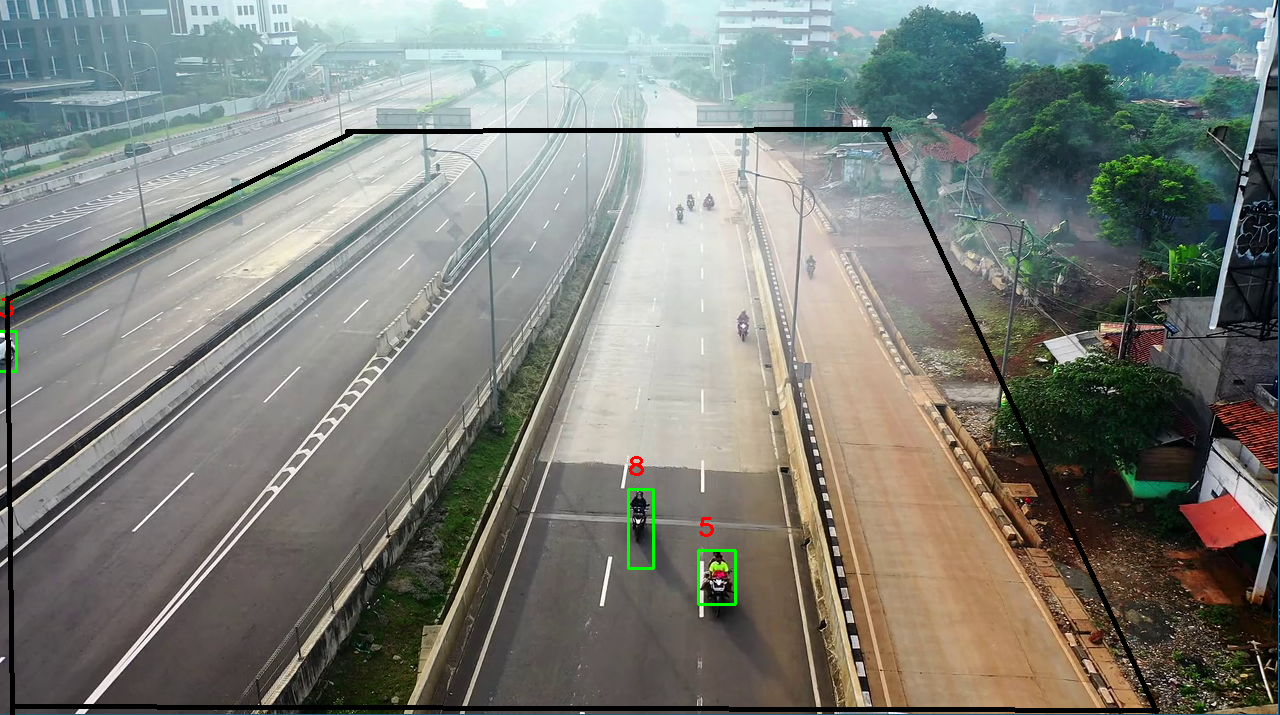
#> input picture pixel.PNG, 1280 x 715 px
$ python cropping.py
#> lines starting #> are read from the running program, lines starting #| are printed output that depends on the picture
import cv2
import numpy as np
points = np.array([[[700,0],[300,0],[136,347],[136,886],[700,116]]])
import numpy as np
import cv2


if __name__ == '__main__':

    img = cv2.imread("pixel.PNG")
#> img is the input picture: shape (715, 1280, 3); mean B, G, R 121.8, 128.1, 125.2

    mask = np.zeros(img.shape[0:2], dtype=np.uint8)
    # points = np.array([[[100,350],[120,400],[310,350],[360,200],[350,20],[25,120]]])
    points = np.array([[[0,700],[0,300],[342,128],[900,128],[1200,700]]])


    #method 1 smooth region
    cv2.drawContours(mask, [points], -1, (255, 255, 255), -1, cv2.LINE_AA)
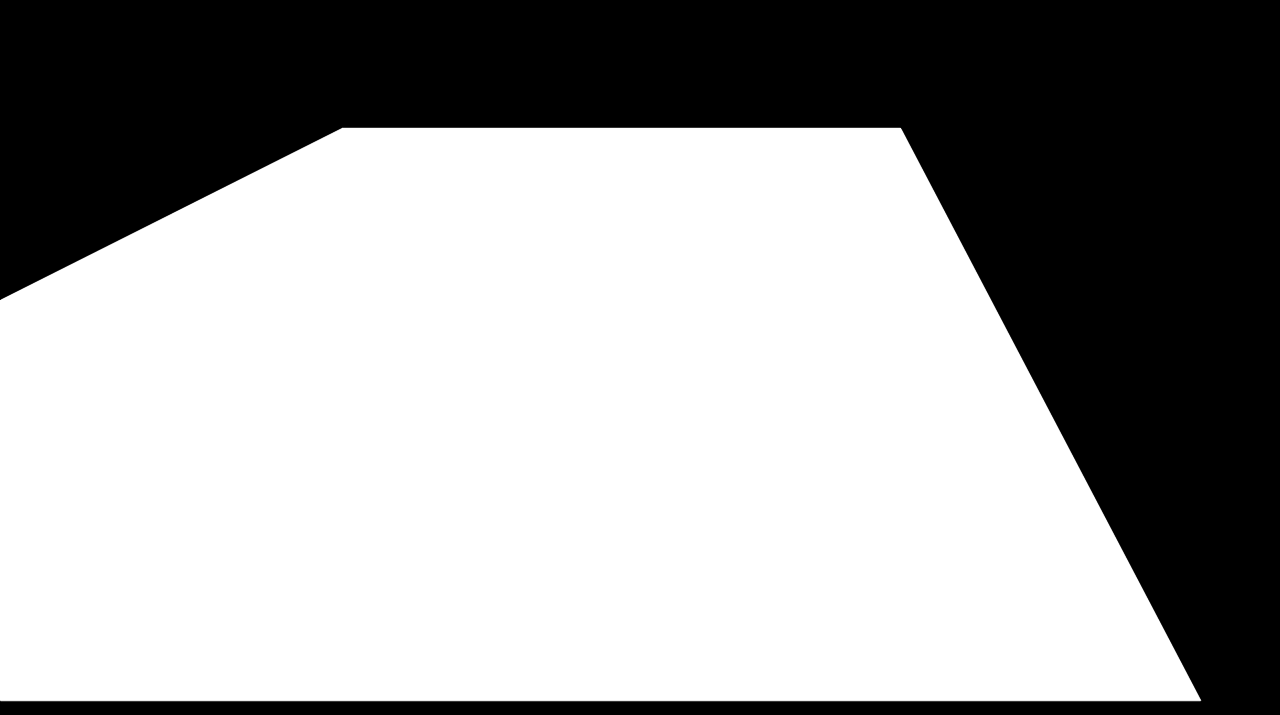
#> mask: shape (715, 1280); min 0, max 255, mean 159.7

    #method 2 not so smooth region
    # cv2.fillPoly(mask, points, (255))

    res = cv2.bitwise_and(img,img,mask = mask)
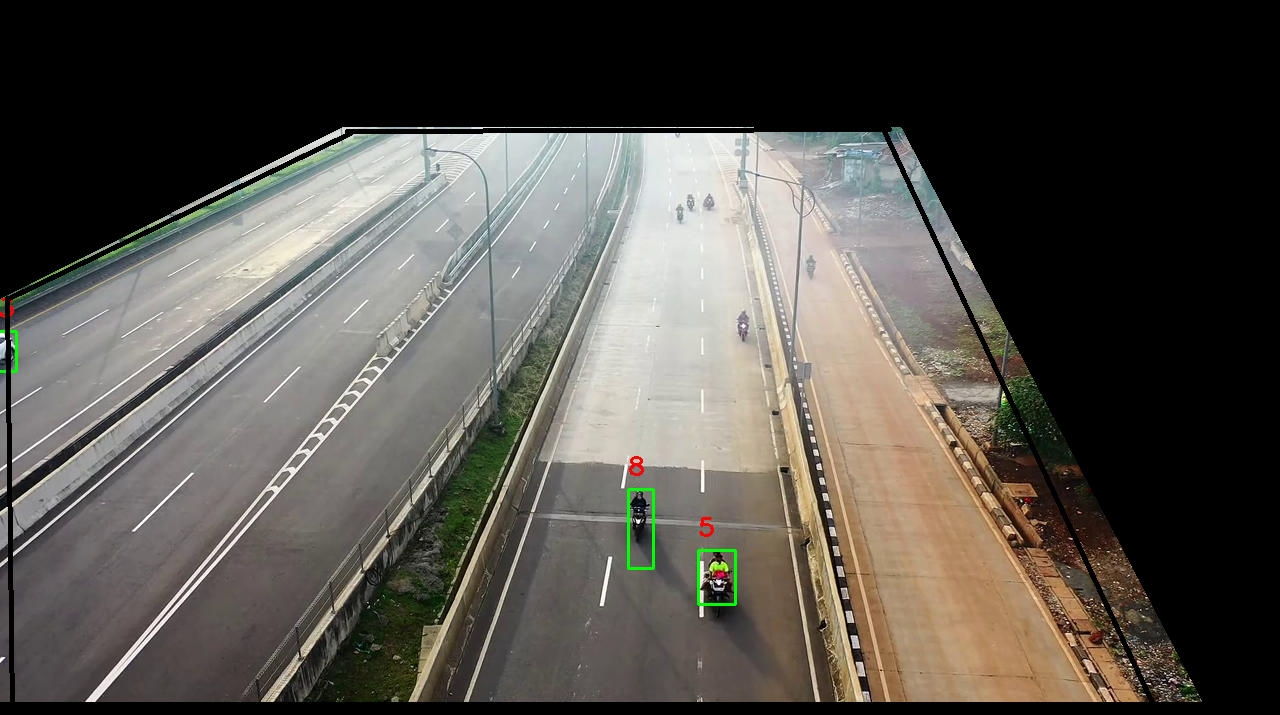
#> res: shape (715, 1280, 3); mean B, G, R 75.3, 81.6, 85.1
    rect = cv2.boundingRect(points) # returns (x,y,w,h) of the rect
    cropped = res[rect[1]: rect[1] + rect[3], rect[0]: rect[0] + rect[2]]
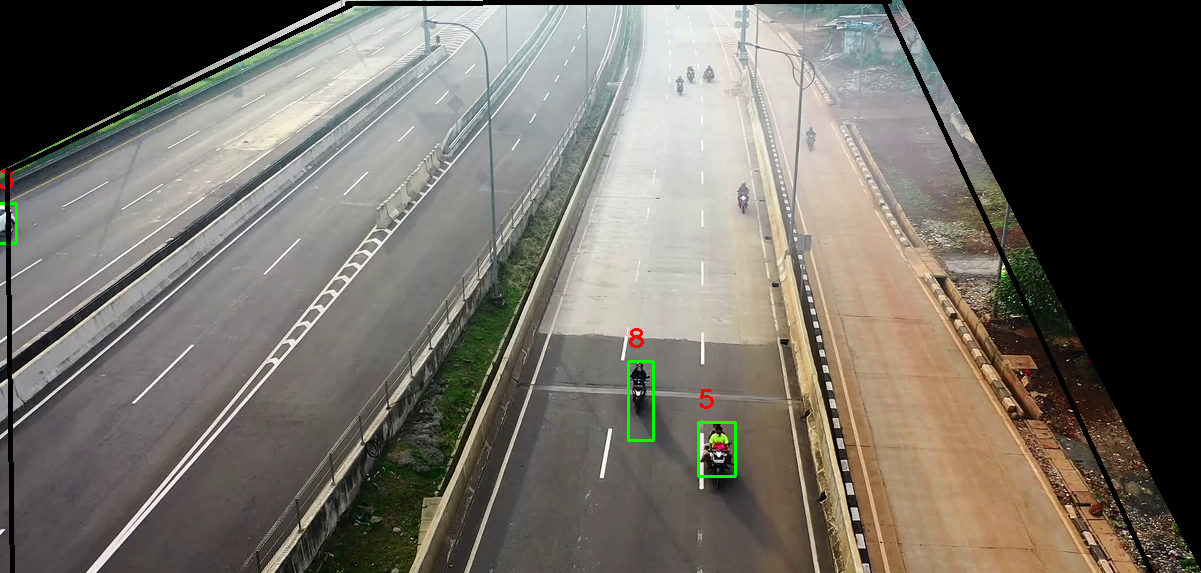
#> cropped: shape (573, 1201, 3); mean B, G, R 99.9, 108.2, 112.9

    # ## crate the white background of the same size of original image
    # wbg = np.ones_like(img, np.uint8)*255
    # cv2.bitwise_not(wbg,wbg, mask=mask)
    # # overlap the resulted cropped image on the white background
    # dst = wbg+res

    # # cv2.imshow('Original',img)
    # # cv2.imshow("Mask",mask)
    cv2.imshow("Cropped", cropped )
    # cv2.imshow("Samed Size Black Image", res)
    # cv2.imshow("Samed Size White Image", dst)
    cv2.waitKey(0)
    cv2.destroyAllWindows()
